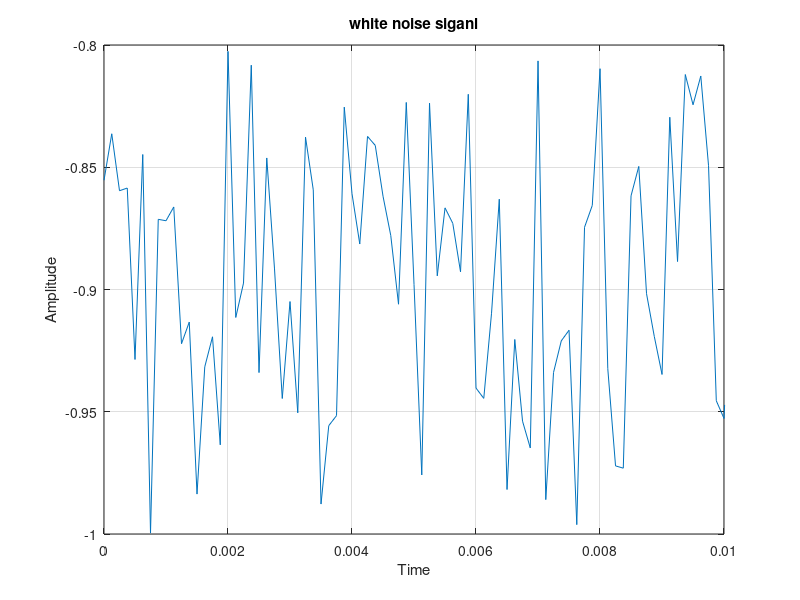

Reproduce this figure in MATLAB.
%generate white noise signal
%x=A rand(1,N)*2-1

fs=8000;
time=2;
N=fs*time;
t=linspace(0,time,N);
A=0.1;
x=A*rand(1,N)*2-1;
sound(x,fs)

figure()
plot(t,x)
xlabel('Time');
ylabel('Amplitude');
title('white noise siganl')
%plot(t(1:100),x(1:100));grid;
xlim([0 0.01]), grid